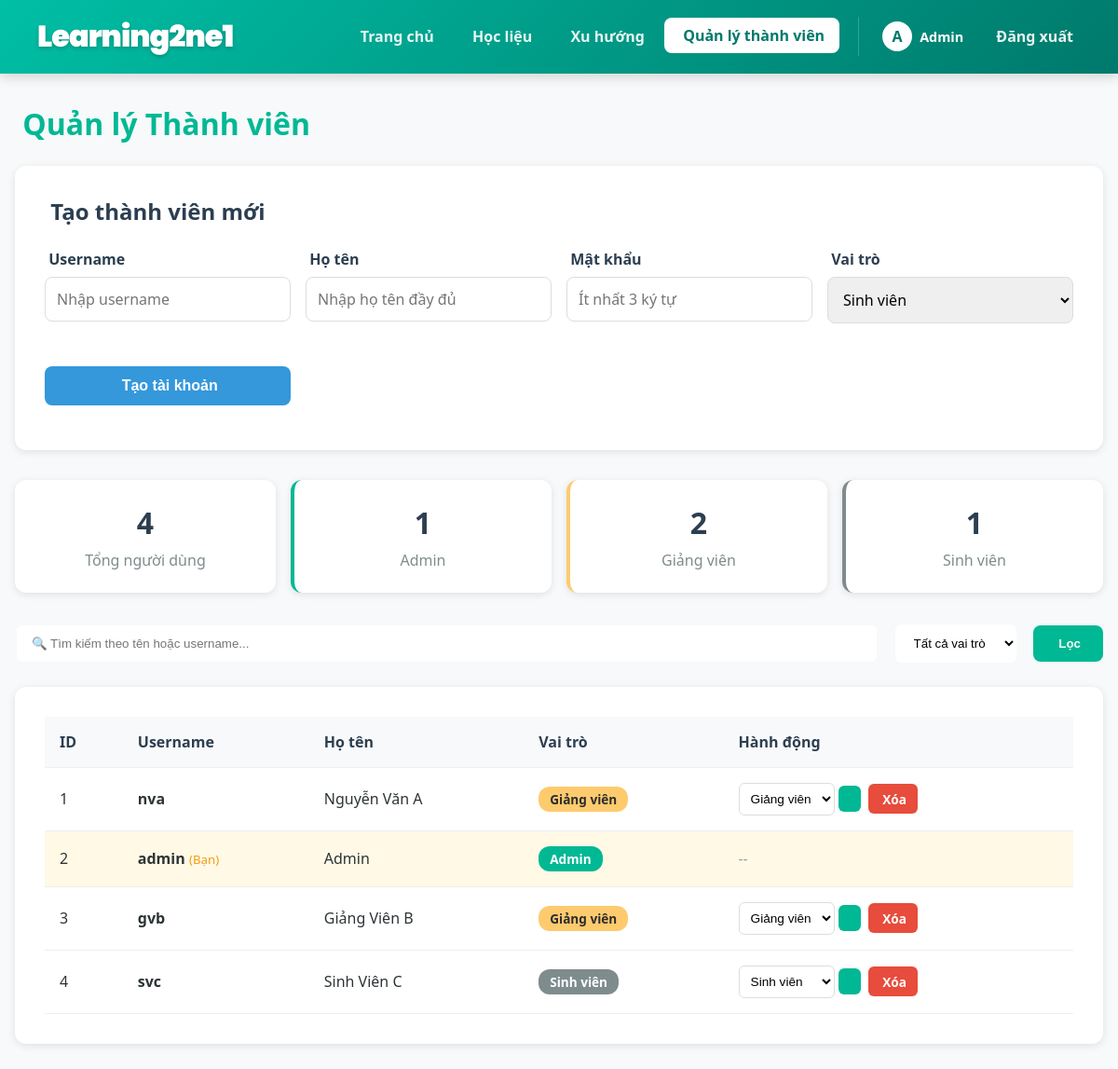
The page /pages/admin_users.php (signed in) on the database as committed earlier.
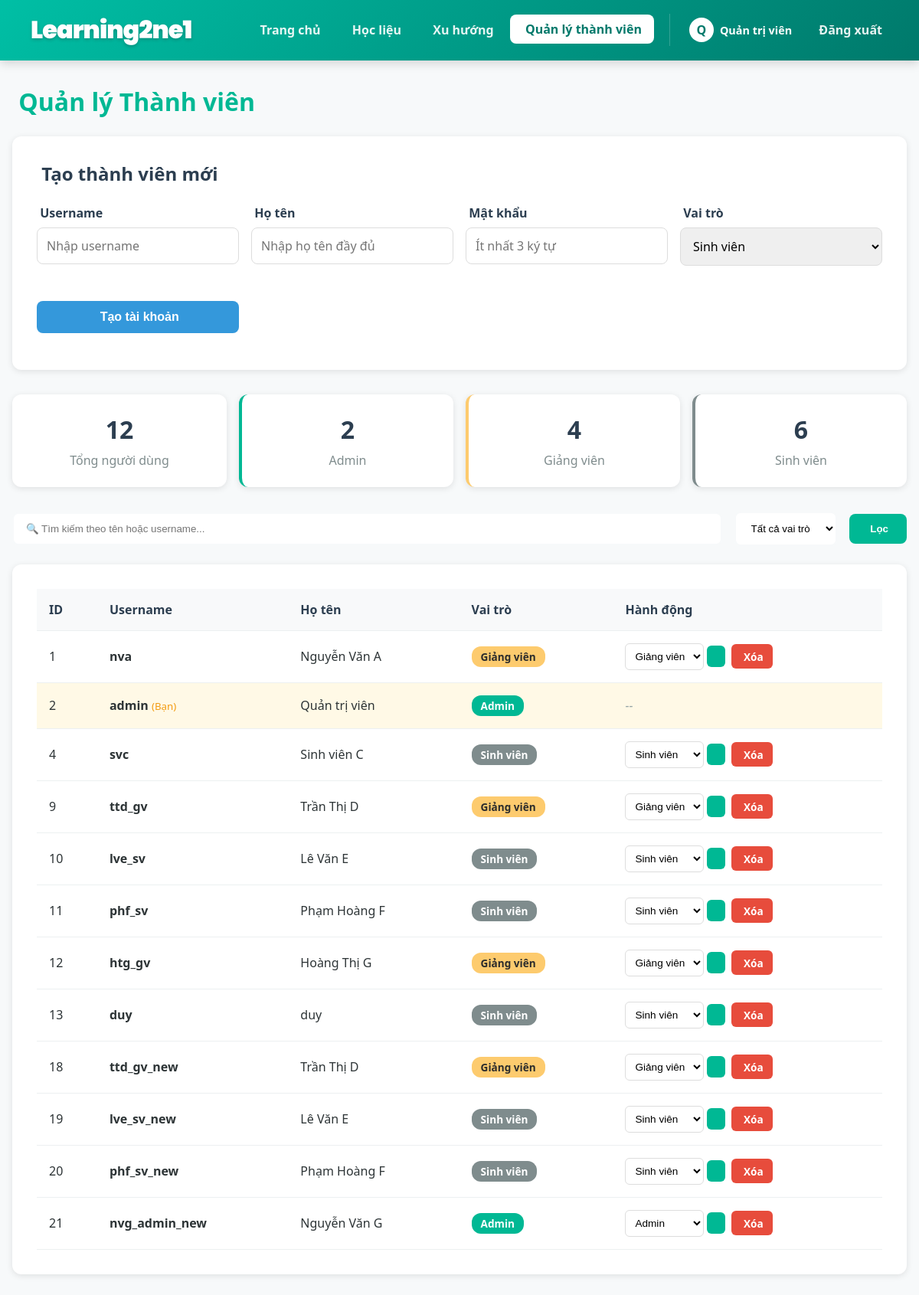
The same page on the database as committed later.
### tables this page shows
CREATE TABLE `user` (
  `id_user` int(11) NOT NULL,
  `ho_ten` varchar(1000) NOT NULL,
  `username` varchar(100) NOT NULL,
  `password` varchar(100) NOT NULL,
  `account_level` int(11) NOT NULL DEFAULT '2'
);

### pages/admin_users.php (the view, shortened to what this page needs)
<?php
require_once '../config.php';
$search = isset($_GET['search']) ? trim($_GET['search']) : '';
$sql = "SELECT id_user, ho_ten, username, account_level FROM user WHERE 1=1";
$params = [];
$sql .= " ORDER BY id_user ASC";
$stmt = $pdo->prepare($sql);
$stmt->execute($params);
$users = $stmt->fetchAll();
$totalUsers = (int) $pdo->query("SELECT COUNT(*) FROM user")->fetchColumn();
$adminsCount = (int) $pdo->query("SELECT COUNT(*) FROM user WHERE account_level = 0")->fetchColumn();
$lecturersCount = (int) $pdo->query("SELECT COUNT(*) FROM user WHERE account_level = 1")->fetchColumn();
$studentsCount = (int) $pdo->query("SELECT COUNT(*) FROM user WHERE account_level = 2")->fetchColumn();
?>
<!DOCTYPE html>
<html lang="en">
<head>
    <link rel="stylesheet" href="../assets/css/style.css">
    <link rel="stylesheet" href="../assets/css/admin_users.css">
    <link href='https://cdn.boxicons.com/3.0.6/fonts/basic/boxicons.min.css' rel='stylesheet'>
</head>
<body>
    <?php include '../includes/navbar.php'; ?>
    <div class="container">
        <h1 style="color: var(--primary-mint); margin-bottom: 1.5rem;">
            <i class='bx bx-user-circle'></i> Quản lý Thành viên
        </h1>
        <div class="admin-grid">
            <div class="left-col">
                <div class="create-user-section">
                    <h2><i class='bx bx-user-plus'></i> Tạo thành viên mới</h2>
                    <form method="POST" action="" class="form-grid">
                        <div class="form-group">
                            <label for="username"><i class='bx bx-at'></i> Username</label>
                            <input type="text" name="username" id="username" class="form-control" value="<?php echo htmlspecialchars($_POST['username'] ?? ''); ?>" placeholder="Nhập username">
                        </div>
                        <div class="form-group">
                            <label for="ho_ten"><i class='bx bx-user'></i> Họ tên</label>
                            <input type="text" name="ho_ten" id="ho_ten" class="form-control" value="<?php echo htmlspecialchars($_POST['ho_ten'] ?? ''); ?>" placeholder="Nhập họ tên đầy đủ">
                        </div>
                        <div class="form-group">
                            <label for="password"><i class='bx bx-lock'></i> Mật khẩu</label>
                            <input type="password" name="password" id="password" class="form-control" placeholder="Ít nhất 3 ký tự">
                        </div>
                        <div class="form-group">
                            <label for="account_level"><i class='bx bx-badge'></i> Vai trò</label>
                            <select name="account_level" id="account_level" class="form-control">
                                <option value="2" <?php echo (isset($_POST['account_level']) && $_POST['account_level'] == '2') ? 'selected' : ''; ?>>Sinh viên</option>
                            </select>
                        </div>
                        <div class="form-group">
                            <label>&nbsp;</label>
                            <button type="submit" class="btn btn-primary" style="width: 100%;">
                                <i class='bx bx-plus'></i> Tạo tài khoản
                            </button>
                        </div>
                    </form>
                </div>
            </div>
            <div class="right-col">
                <div class="stats-grid mb-2">
                    <div class="stat-card">
                        <h3><?php echo $totalUsers; ?></h3>
                        <p>Tổng người dùng</p>
                    </div>
                    <div class="stat-card" style="border-left: 4px solid #00b894;">
                        <h3><?php echo $adminsCount; ?></h3>
                        <p>Admin</p>
                    </div>
                    <div class="stat-card" style="border-left: 4px solid #fdcb6e;">
                        <h3><?php echo $lecturersCount; ?></h3>
                        <p>Giảng viên</p>
                    </div>
                    <div class="stat-card" style="border-left: 4px solid #7f8c8d;">
                        <h3><?php echo $studentsCount; ?></h3>
                        <p>Sinh viên</p>
                    </div>
                </div>
                <form method="GET" class="search-filter">
                    <input type="text" name="search" placeholder="🔍 Tìm kiếm theo tên hoặc username..." value="<?= htmlspecialchars($search) ?>">
                    <select name="role">
                        <option value="">Tất cả vai trò</option>
                    </select>
                    <button type="submit" style="padding: 0.75rem 1.5rem; background: var(--primary-mint); color: white; border: none; border-radius: 8px; cursor: pointer; font-weight: 600;">
                        <i class='bx bx-search'></i> Lọc
                    </button>
                </form>
                <div class="users-section">
                    <div class="table-responsive">
                        <table class="users-table">
                            <thead>
                                <tr>
                                    <th>ID</th>
                                    <th>Username</th>
                                    <th>Họ tên</th>
                                    <th>Vai trò</th>
                                    <th>Hành động</th>
                                </tr>
                            </thead>
                            <tbody>
                                <?php foreach ($users as $u) { ?>
                                    <tr class="<?= $u['id_user'] == ($_SESSION['user_id'] ?? 0) ? 'current-user-row' : '' ?>">
                                        <td><?php echo $u['id_user']; ?></td>
                                        <td>
                                            <strong><?php echo htmlspecialchars($u['username']); ?></strong>
                                            <?php if ($u['id_user'] == ($_SESSION['user_id'] ?? 0)) { ?>
                                                <small style="color: #f39c12;">(Bạn)</small>
                                            <?php } ?>
                                        </td>
                                        <td><?php echo htmlspecialchars($u['ho_ten'] ?? ''); ?></td>
                                        <td>
                                            <?php
                                            if ($u['account_level'] == 0) {
                                                echo '<span class="role-badge" style="background:#00b894; color:white; padding: 0.25rem 0.75rem; border-radius: 12px; font-size: 0.85rem;">Admin</span>';
                                            } elseif ($u['account_level'] == 1) {
                                                echo '<span class="role-badge" style="background:#fdcb6e; color:#2c2c2c; padding: 0.25rem 0.75rem; border-radius: 12px; font-size: 0.85rem;">Giảng viên</span>';
                                            } else {
                                                echo '<span class="role-badge" style="background:#7f8c8d; color:white; padding: 0.25rem 0.75rem; border-radius: 12px; font-size: 0.85rem;">Sinh viên</span>';
                                            }
                                            ?>
                                        </td>
                                        <td>
                                            <div class="user-actions-cell">
                                                <?php if ($u['id_user'] != ($_SESSION['user_id'] ?? 0)) { ?>
                                                    <form method="POST" style="display: inline-flex; gap: 0.25rem; align-items: center;">
                                                        <select name="new_role" class="role-select">
                                                            <option value="2" <?= $u['account_level'] == 2 ? 'selected' : '' ?>>Sinh viên</option>
                                                            <option value="1" <?= $u['account_level'] == 1 ? 'selected' : '' ?>>Giảng viên</option>
                                                            <option value="0" <?= $u['account_level'] == 0 ? 'selected' : '' ?>>Admin</option>
                                                        </select>
                                                        <button type="submit" class="btn-save-role" title="Lưu vai trò">
                                                        </button>
                                                    </form>
                                                    <a href="?action=delete&id=<?php echo $u['id_user']; ?>" class="btn btn-danger btn-sm"
                                                        onclick="return confirm('Bạn có chắc chắn muốn xóa thành viên này?');"
                                                        style="padding: 0.4rem 0.75rem; background: #e74c3c; color: white; text-decoration: none; border-radius: 6px; font-size: 0.85rem;">
                                                        <i class='bx bx-trash'></i> Xóa
                                                    </a>
                                                <?php } else { ?>
                                                    <em style="color: #95a5a6;">--</em>
                                                <?php } ?>
                                            </div>
                                        </td>
                                    </tr>
                                <?php } ?>
                            </tbody>
                        </table>
                    </div>
                </div>
            </div>
        </div>
    </div>
</body>
</html>

### includes/navbar.php (shortened to what this page needs)
<?php
$in_pages_folder = strpos($_SERVER['PHP_SELF'], '/pages/') !== false;
$path = $in_pages_folder ? '../' : './';
if (!isset($current_user) && isset($_SESSION['user_id'])) {
    $current_user = [
        'id_user' => $_SESSION['user_id'],
        'username' => $_SESSION['username'] ?? 'User',
        'ho_ten' => $_SESSION['user_fullname'] ?? ($_SESSION['username'] ?? 'User')
    ];
}
$current_page = basename($_SERVER['PHP_SELF']);
?>
<link href='https://cdn.boxicons.com/3.0.6/fonts/basic/boxicons.min.css' rel='stylesheet'>
<nav class="navbar">
    <div class="navbar-container">
        <a href="<?= $path ?>index.php" class="navbar-brand">
            <span class="brand-text">Learning2ne1</span>
        </a>
        <div class="navbar-menu" id="navbarMenu">
            <a href="<?= $path ?>index.php" class="nav-link <?= $current_page == 'index.php' ? 'active' : '' ?>"><i class='bx  bx-home-alt-3'></i> Trang chủ</a>
            <a href="<?= $path ?>pages/resources.php" class="nav-link <?= $current_page == 'resources.php' ? 'active' : '' ?>"><i class='bx  bx-book-library'></i> Học liệu</a>
            <a href="<?= $path ?>pages/dashboard.php" class="nav-link <?= $current_page == 'dashboard.php' ? 'active' : '' ?>"><i class='bx  bx-chart-bar-columns'></i> Xu hướng</a>
            <?php
            $accountLevel = $_SESSION['account_level'] ?? $_SESSION['role'] ?? null;
            if (isset($_SESSION['user_id']) && $accountLevel === 0) { ?>
                <a href="<?= $path ?>pages/admin_users.php" class="nav-link <?= $current_page == 'admin_users.php' ? 'active' : '' ?>"><i class='bx  bx-community'></i> Quản lý thành viên</a>
            <?php } ?>
            <?php if (isset($current_user['id_user'])) { ?>
                <div class="user-section">
                    <div class="user-menu" style="display: flex; align-items: center; gap: 5px;">
                        <a href="<?= $path ?>pages/profile.php?username=<?= urlencode($current_user['username']) ?>" class="user-profile-link">
                            <div class="user-avatar-small">
                                <?= strtoupper(mb_substr($current_user['ho_ten'], 0, 1)) ?>
                            </div>
                            <span style="font-weight: 600; font-size: 0.9rem;"><?= htmlspecialchars($current_user['ho_ten']) ?></span>
                        </a>
                        <a href="<?= $path ?>pages/logout.php" class="nav-link"><i class='bx  bx-arrow-in-right-stroke-circle-half'></i> Đăng xuất</a>
                    </div>
                </div>
            <?php } else { ?>
                <a href="<?= $path ?>pages/login.php" class="nav-link" style="background: white; color: #00796b;"><i class='bx  bx-arrow-in-left-stroke-circle-half'></i> Đăng nhập</a>
            <?php } ?>
        </div>
    </div>
</nav>

### assets/css/style.css (style rules this page uses)
:root { --primary-mint: #00b894; --light-mint: #55efc4; --accent-yellow: #ffeaa7; --pop-yellow: #fdcb6e; --text-dark: #2d3436; --text-white: #ffffff; --bg-grey: #f7f9fa; --shadow: 0 4px 15px rgba(0, 184, 148, 0.2); }
* { box-sizing: border-box; margin: 0; padding: 0; }
html { scroll-behavior: smooth; }
body { font-family: 'Segoe UI', Tahoma, Geneva, Verdana, sans-serif; background-color: var(--bg-grey); color: var(--text-dark); }
a { transition: color 0.3s; }
button, .btn { cursor: pointer; transition: all 0.3s ease; }
.container { max-width: 1200px; margin: 2rem auto; padding: 0 1rem; }
.form-control { padding: 0.75rem; border: 2px solid var(--bg-grey); border-radius: 8px; font-size: 1rem; font-family: inherit; width: 100%; }
.mb-2 { margin-bottom: 1rem; }
.navbar { background: linear-gradient(135deg, #00bfa5 0%, #00796b 100%); box-shadow: 0 4px 12px rgba(0, 0, 0, 0.15); padding: 0.8rem 0; margin-bottom: 2rem; position: sticky; top: 0; z-index: 1000; }
.navbar-container { max-width: 100%; margin: 0; padding: 0 2rem; display: flex; justify-content: space-between; align-items: center; }
.navbar-brand { font-family: 'Poppins', sans-serif; font-size: 2rem; font-weight: 900; letter-spacing: -1px; text-decoration: none; display: flex; align-items: center; gap: 0.5rem; color: white; }
.brand-text { text-shadow: 0 2px 4px rgba(0, 0, 0, 0.2); transition: all 0.3s; }
.navbar-menu { display: flex; align-items: center; gap: 5px; }
.nav-link { text-decoration: none; color: rgba(255, 255, 255, 0.9); font-weight: 600; padding: 8px 16px; border-radius: 8px; transition: all 0.3s; }
.nav-link:hover, .nav-link.active { background: white; color: #00796b; transform: translateY(-1px); }
.user-section { display: flex; align-items: center; gap: 10px; margin-left: 15px; padding-left: 15px; border-left: 1px solid rgba(255, 255, 255, 0.2); }
.user-profile-link { display: flex; align-items: center; gap: 8px; text-decoration: none; color: white; padding: 5px 10px; border-radius: 20px; transition: background 0.3s; }
.user-avatar-small { width: 32px; height: 32px; background: white; color: #00796b; border-radius: 50%; display: flex; align-items: center; justify-content: center; font-weight: bold; }

### includes/navbar.php (style rules this page uses)
@media (min-width: 769px) { #navbarMenu { display: flex !important; } }

Rows that differ between the two databases and show on the page:
removed user: id_user "3", username "gvb", ho_ten "Giảng Viên B", shows "Giảng viên", new_role "Giảng viên"
changed user "admin": ho_ten "A" → "Q"; ho_ten "Admin" → "Quản trị viên"
changed user "svc": ho_ten "Sinh Viên C" → "Sinh viên C"
added user: id_user "9", username "ttd_gv", ho_ten "Trần Thị D", shows "Giảng viên", new_role "Giảng viên"
added user: id_user "10", username "lve_sv", ho_ten "Lê Văn E", shows "Sinh viên", new_role "Sinh viên"
added user: id_user "11", username "phf_sv", ho_ten "Phạm Hoàng F", shows "Sinh viên", new_role "Sinh viên"
added user: id_user "12", username "htg_gv", ho_ten "Hoàng Thị G", shows "Giảng viên", new_role "Giảng viên"
added user: id_user "13", username "duy", ho_ten "duy", shows "Sinh viên", new_role "Sinh viên"
added user: id_user "18", username "ttd_gv_new", ho_ten "Trần Thị D", shows "Giảng viên", new_role "Giảng viên"
added user: id_user "19", username "lve_sv_new", ho_ten "Lê Văn E", shows "Sinh viên", new_role "Sinh viên"
added user: id_user "20", username "phf_sv_new", ho_ten "Phạm Hoàng F", shows "Sinh viên", new_role "Sinh viên"
added user: id_user "21", username "nvg_admin_new", ho_ten "Nguyễn Văn G", shows "Admin", new_role "Admin"
Other text that changed with them:
$totalUsers: "4" → "12"
$adminsCount: "1" → "2"
$lecturersCount: "2" → "4"
$studentsCount: "1" → "6"
